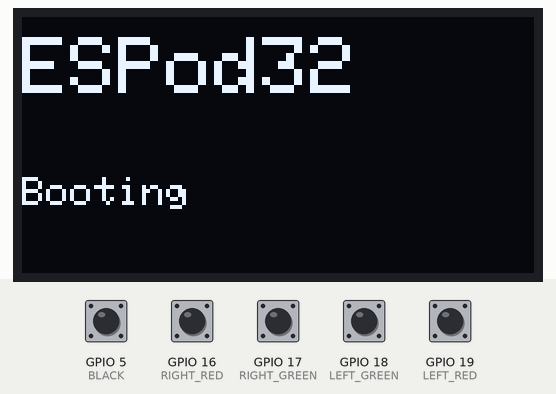
Simulated run of this sketch. Board: ESP32. On the bench: 128×64 one-colour display. The test bench sets the inputs (shaded band); at power-on: GPIO 5 (BLACK), GPIO 16 (RIGHT_RED), GPIO 17 (RIGHT_GREEN), GPIO 18 (LEFT_GREEN), GPIO 19 (LEFT_RED) HIGH. WiFi joins after 1.5 s; servers stay silent unless stated; USB keyboard and mouse output is not drawn; what the sketch prints to the serial monitor is not drawn.

Above: at 0.06 s.
At 1.7 s:
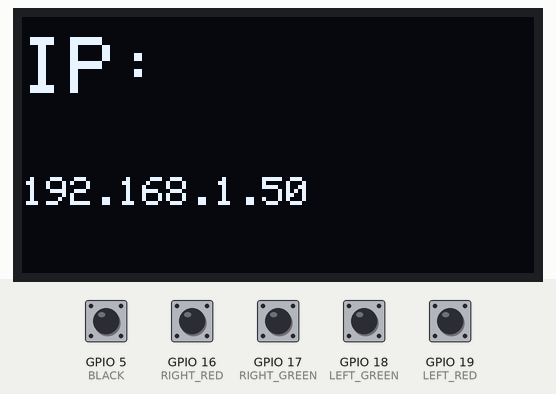
At 3.7 s:
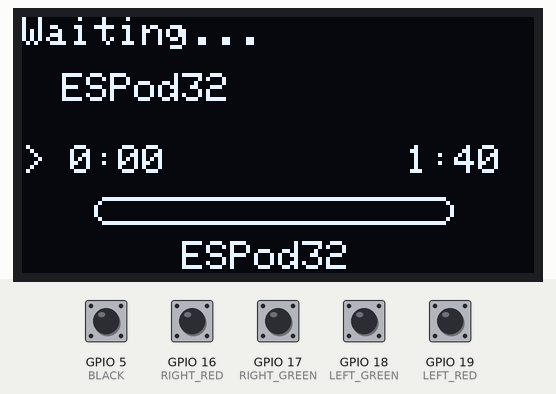

Measured:
- what the display in image 1 shows lasts 2.0 s, from 1.6 s to 3.6 s

The sketch:

ESPod_V2.ino
```cpp
#include <WiFi.h>
#include <WebServer.h>
#include <ArduinoJson.h>
#include <BleKeyboard.h>
#include <Wire.h>
#include <Adafruit_GFX.h>
#include <Adafruit_SSD1306.h>


const char* ssid = "YOUR_WIFI_NAME";
const char* password = "YOUR_WIFI_PASSWORD";


WebServer server(80);

Adafruit_SSD1306 display(128,64,&Wire,-1);

BleKeyboard bleKeyboard("ESPod32");

#define LEFT_RED 19
#define LEFT_GREEN 18
#define BLACK 5
#define RIGHT_GREEN 17
#define RIGHT_RED 16

String song="Waiting...";
String artist="ESPod32";

int progress=0;
int duration=100;

unsigned long lastOLED=0;


void setup(){

Serial.begin(115200);


pinMode(LEFT_RED,INPUT_PULLUP);
pinMode(LEFT_GREEN,INPUT_PULLUP);
pinMode(BLACK,INPUT_PULLUP);
pinMode(RIGHT_GREEN,INPUT_PULLUP);
pinMode(RIGHT_RED,INPUT_PULLUP);


Wire.begin(21,22);

display.begin(
SSD1306_SWITCHCAPVCC,
0x3C
);


showText(
"ESPod32",
"Booting"
);

bleKeyboard.begin();

WiFi.begin(ssid,password);


showText(
"WiFi",
"Connecting"
);


while(WiFi.status()!=WL_CONNECTED)
{
 delay(300);
}


Serial.println(WiFi.localIP());


showText(
"IP:",
WiFi.localIP().toString()
);

server.on(
"/update",
HTTP_POST,
receiveData
);


server.begin();


delay(2000);

}

void loop(){

server.handleClient();


buttons();


if(millis()-lastOLED>1000)
{

 drawPlayer();

 lastOLED=millis();

}

}

void receiveData(){


StaticJsonDocument<300> doc;


deserializeJson(
doc,
server.arg("plain")
);


song =
doc["song"].as<String>();

artist =
doc["artist"].as<String>();

progress =
doc["progress"];

duration =
doc["duration"];


server.send(
200,
"text/plain",
"OK"
);

}

void buttons(){


if(!bleKeyboard.isConnected())
return;


if(digitalRead(BLACK)==LOW)
{

bleKeyboard.write(
KEY_MEDIA_PLAY_PAUSE
);

delay(300);

}


if(digitalRead(LEFT_RED)==LOW)
{

bleKeyboard.write(
KEY_MEDIA_PREVIOUS_TRACK
);

delay(300);

}


if(digitalRead(RIGHT_RED)==LOW)
{

bleKeyboard.write(
KEY_MEDIA_NEXT_TRACK
);

delay(300);

}


if(digitalRead(LEFT_GREEN)==LOW)
{

bleKeyboard.write(
KEY_MEDIA_VOLUME_DOWN
);

delay(150);

}


if(digitalRead(RIGHT_GREEN)==LOW)
{

bleKeyboard.write(
KEY_MEDIA_VOLUME_UP
);

delay(150);

}


}

void drawPlayer()
{

display.clearDisplay();

display.setTextColor(WHITE);

display.setTextSize(1);

display.setCursor(0,0);

String title = song;

if(title.length() > 18)
{
 title = title.substring(0,18);
 title += "...";
}

display.println(title);

display.setCursor(10,14);

String art = artist;

if(art.length() > 18)
{
 art = art.substring(0,18);
 art += "...";
}

display.println(art);


display.setCursor(0,32);

display.print("> ");

display.print(progress/60);
display.print(":");

if(progress%60 < 10)
display.print("0");

display.print(progress%60);

display.setCursor(96,32);

display.print(duration/60);
display.print(":");

if(duration%60 < 10)
display.print("0");

display.print(duration%60);

int bar = map(
progress,
0,
duration,
0,
90
);


display.drawRoundRect(
18,
45,
90,
7,
3,
WHITE
);


display.fillRoundRect(
18,
45,
bar,
7,
3,
WHITE
);


display.setCursor(40,56);

display.print("ESPod32");


display.display();

}

void showText(
String a,
String b
)
{

display.clearDisplay();

display.setTextColor(WHITE);


display.setTextSize(2);

display.setCursor(0,5);

display.println(a);


display.setTextSize(1);

display.setCursor(0,40);

display.println(b);


display.display();

}

void printTime(int sec)
{
  int m = sec / 60;
  int s = sec % 60;

  display.print(m);
  display.print(":");

  if (s < 10)
  {
    display.print("0");
  }

  display.print(s);
}
```
